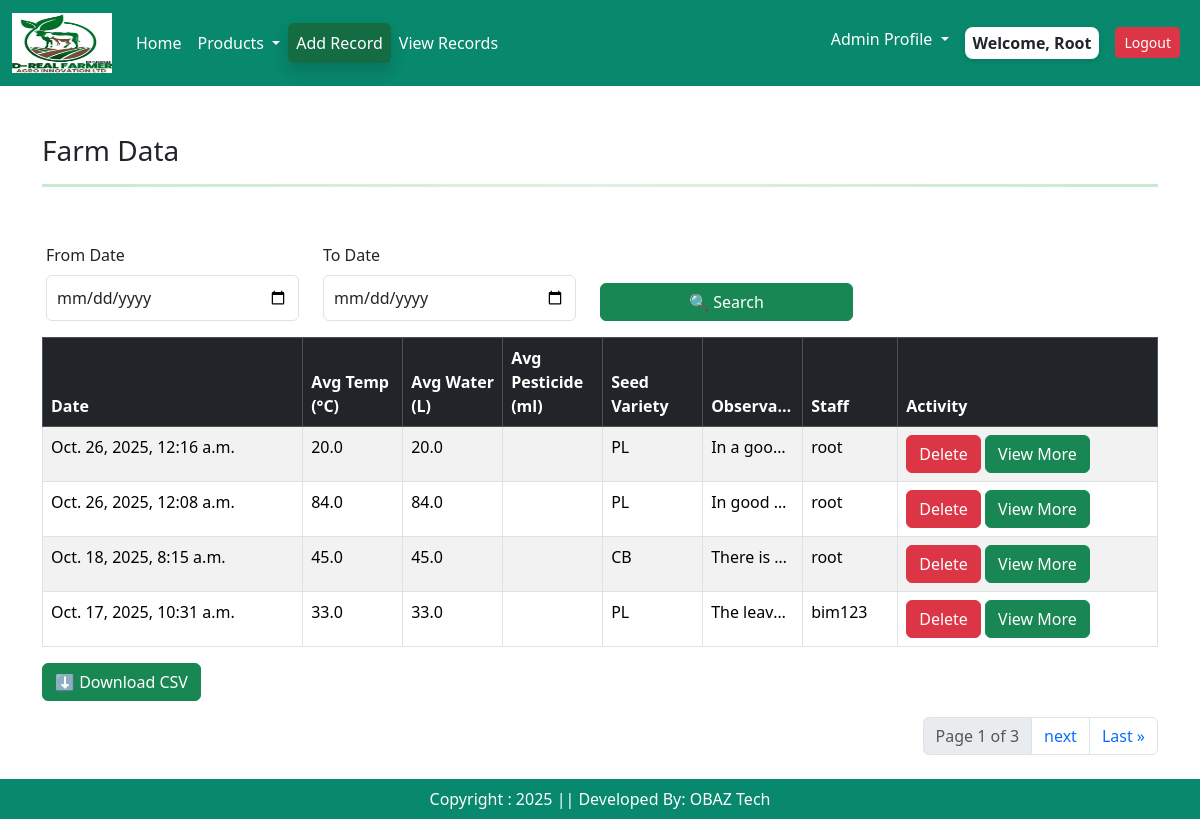
The page /viewrecords/ (signed in) on the database as committed earlier.
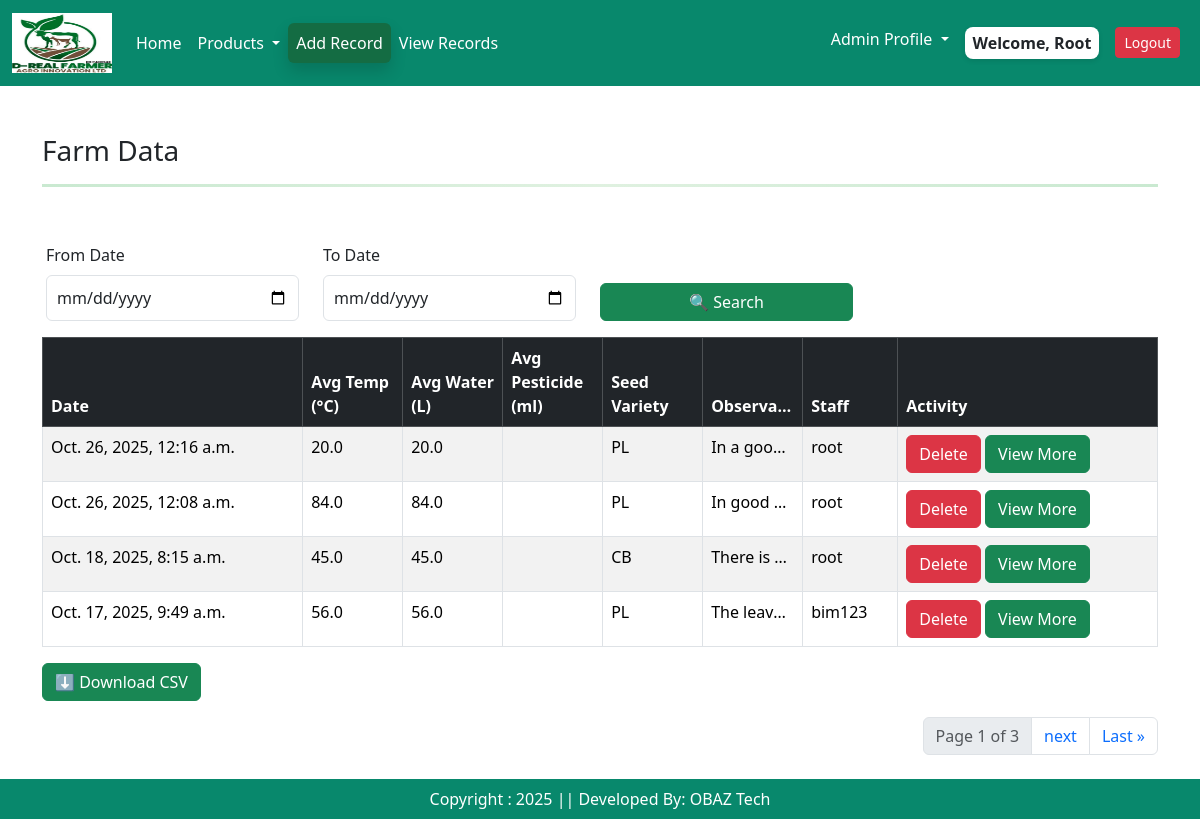
The same page on the database as committed later.
### app/models.py (models this page shows, shortened)
class Farminputs(models.Model):
    user = models.ForeignKey(User, on_delete=models.CASCADE)
    plant_stage =  models.CharField(choices = stage_choices , max_length = 2, null=True, blank=True)
    plant_number = models.IntegerField(default= 0,null=True, blank=True)
    plant_age =  models.IntegerField(default= 0,null=True, blank=True)
    cocopeat_name= models.CharField(choices = cocopeat_choices , max_length = 2, null=True, blank=True)
    cocopeat_weight = models.FloatField(default= 0, null=True, blank=True)
    avg_temp = models.FloatField(default= 0, null=True, blank=True)
    avg_water = models.FloatField(default= 0, null=True, blank=True)
    seed_variety = models.CharField(choices = seed_choices, max_length = 2)
    daily_observation = models.TextField( default = '')
    created_at = models.DateTimeField(auto_now_add=True)
    class Meta:
        verbose_name = "Farminput"
        verbose_name_plural = "Farminput"  # Prevents Django from adding "s"

### app/views.py (the view)
# urls.py: path('viewrecords/', views.records, name = "viewrecords"),
@login_required(login_url = 'user_login')
def records(request):
    recordz = Farminputs.objects.all().order_by('-created_at')
    from_date = request.GET.get('from')
    to_date = request.GET.get('to')
    if from_date:
        recordz  = recordz .filter(created_at__date__gte=parse_date(from_date))
    if to_date:
        recordz  = recordz .filter(created_at__date__lte=parse_date(to_date))
    paginator = Paginator(recordz, 4)
    page_number = request.GET.get('page')
    venues = paginator.get_page(page_number)
    context = {
        'venues': venues,
        'from_date': from_date,
        'to_date': to_date
    }
    return render(request,"records.html", context)

### app/templates/records.html (shortened to what this page needs)
{% extends 'base.html' %}
{% load static %}
{% block main-content %}
<body>
<div class="container mt-5">
<div class="container">
<h3 class="mb-3">Farm Data</h3>
 <hr class="gradient-double">
<div class = "row">
  <div class="row mt-4 p-3">
    <div class="col-md-3">
      <label for="fromDate" class="form-label">From Date</label>
      <input type="date" id="fromDate" class="form-control">
    </div>
    <div class="col-md-3">
      <label for="toDate" class="form-label">To Date</label>
      <input type="date" id="toDate" class="form-control">
    </div>
    <div class="col-md-3 d-flex align-items-end">
      <button class="btn btn-success w-100" onclick="filterByDate()">🔍 Search</button>
    </div>
  </div>
  <div class="table-responsive">
    <table class="table table-bordered table-striped table-hover" id="farmTable">
      <thead class="table-dark">
        <tr>
          <th>Date</th>
          <th>Avg Temp (°C)</th>
          <th>Avg Water (L)</th>
          <th>Avg Pesticide (ml)</th>
          <th>Seed Variety</th>
          <th  class="fixed-col">Observations </th>
           <th>Staff</th>
            <th>Activity</th>
        </tr>
      </thead>
      <tbody>
      {% for item in venues %}
        <tr>
          <td>{{ item.created_at }}</td>
          <td class="fixed-col">{{ item.avg_water}}</td>
          <td class="fixed-col">{{item.avg_water}}</td>
          <td class="fixed-col">{{item.avg_pesticide}}</td>
          <td class="fixed-col">{{ item.seed_variety}}</td>
          <td class="fixed-col">{{item.daily_observation }}</td>
            <td>{{ item.user}}</td>
          <td>
          {% if user.is_authenticated and user.is_staff and user.is_superuser %}
          <a  class="btn btn-danger"  href = "{% url 'farmrecordsdelete' item.id %}" >Delete</a>
          {% endif %}
          <a type="button" class="btn btn-success" href = "{% url 'farmrecordsedit' item.id %}">View More</a>
          </td>
        </tr>
  {% endfor %}
      </tbody>
    </table>
  </div>
  <div class="mb-3">
    <button class="btn btn-success" onclick="downloadTable()">⬇ Download CSV</button>
  </div>
 </div>
<nav aria-label="Page navigation example">
  <ul class="pagination justify-content-end">
   <li class="page-item disabled"><a href = "#" class="page-link">Page {{ venues.number }} of {{ venues.paginator.num_pages}}</a></li>
   {% if venues.has_next %}
   <li class="page-item"><a class="page-link" href = "?page={{ venues.next_page_number }}">next</a></li>
   <li class="page-item"> <a class="page-link" href = "?page={{ venues.paginator.num_pages}}">Last &raquo</a></li>
   {% endif  %}
     </ul>
</nav>
  </div>
  </div>
</div>
<br/><br/>
{% endblock main-content %}

### app/templates/base.html (shortened to what this page needs)
<!DOCTYPE html>
{% load static %}
<html lang="en">
<head>
    <link href = "https://cdn.jsdelivr.net/npm/bootstrap@5.3.3/dist/css/bootstrap.min.css" rel = "stylesheet"
    />
    <link href="https://cdn.jsdelivr.net/npm/bootstrap-icons/font/bootstrap-icons.css" rel="stylesheet"/>
    <link rel = "stylesheet" href = "{% static '/css/owl.carousel.min.css' %}" />
    <link rel = "stylesheet" href = "{% static '/css/all.min.css' %}" />
     <link rel = "stylesheet" href = "{% static '/css/style.css' %}" />
</head>
<body>
<div class = "row">
  <div class = "col-sm-12">
<nav class="navbar navbar-expand-lg" >
  <div class="container-fluid">
   <a class="navbar-brand" href="{% url 'home' %}"><img src = "{% static "/images/site_logo.png" %}" width = "100" height = "60"/></a>
{% if user.is_authenticated %}
    <div class="collapse navbar-collapse" id="navbarNavDropdown">
      <ul class="navbar-nav me-auto mb-2 mb-lg-0">
        <li class="nav-item">
          <a class="nav-link active" aria-current="page" href="#">Home</a>
        </li>
        <li class="nav-item dropdown">
          <a class="nav-link dropdown-toggle" href="#" role="button" data-bs-toggle="dropdown" aria-expanded="false">
            Products
          </a>
        </li>
           <li class="nav-item">
          <a class="nav-link active btn btn-success shadow" aria-current="page" href="{% url 'register' %}">Add Record</a>
        </li>
   <li class="nav-item">
          <a class="nav-link active" aria-current="page" href="{% url 'viewrecords' %}">View Records</a>
        </li>
      </ul>
      <ul class="navbar-nav ml-auto">
          {% if user.is_authenticated and user.is_staff and user.is_superuser %}
        <li class="nav-item dropdown">
          <a class="nav-link dropdown-toggle  text-dark" href="#" role="button" data-bs-toggle="dropdown" aria-expanded="false">
            Admin Profile
          </a>
        </li>
        {% endif %}
         <li class="nav-item p-2">
       {% if request.user.is_authenticated %} <span class = "welcome-user text-dark text-capitalize px-2 py-1">  welcome, {{request.user}} {% endif %}</span>
        </li>
        <li class="nav-item p-2">
           <a href="{% url 'user_logout' %}" class="btn btn-danger btn-sm">Logout</a>
        </li>
</ul>
   {% endif %}
    </div>
  </div>
</nav>
</div>
{% block main-content %}{% endblock main-content %}
<footer class = "container-fluid fixed-bottom text-white text-center p-2 mt-5">
Copyright : 2025 || Developed By: OBAZ Tech
</footer>
</body>
</html>

### app/static/css/style.css (style rules this page uses)
.navbar { background-color: rgb(8, 136, 108) !important; }
.nav-link { color: white !important; }
footer { background-color: rgb(8, 136, 108) !important; }
.form-control { padding: 10px !important; }
.fixed-col { width: 100px; max-width: 100px; white-space: nowrap; overflow: hidden; text-overflow: ellipsis; }
.gradient-double { border: none; height: 4px; background: linear-gradient(to bottom, #333 33%, transparent 33%, transparent 66%, #333 66%); }
.welcome-user { background-color: #fff; border-radius: 8px; font-weight: 600; box-shadow: 0 2px 5px rgba(0, 0, 0, 0.1); display: inline-block; }
.gradient-double { height: 3px; background: linear-gradient(to right, #28a745, #81c784, #28a745); border: none; margin: 1rem 0; }

Rows that differ between the two databases and show on the page:
removed Farminputs: created_at "Oct. 17, 2025, 10:31 a.m.", avg_water "33.0", seed_variety "PL", daily_observation "The leav…", user "bim123"
now on this page (row unchanged): Farminputs: created_at "Oct. 17, 2025, 9:49 a.m.", avg_water "56.0", seed_variety "PL", daily_observation "The leav…", user "bim123"
